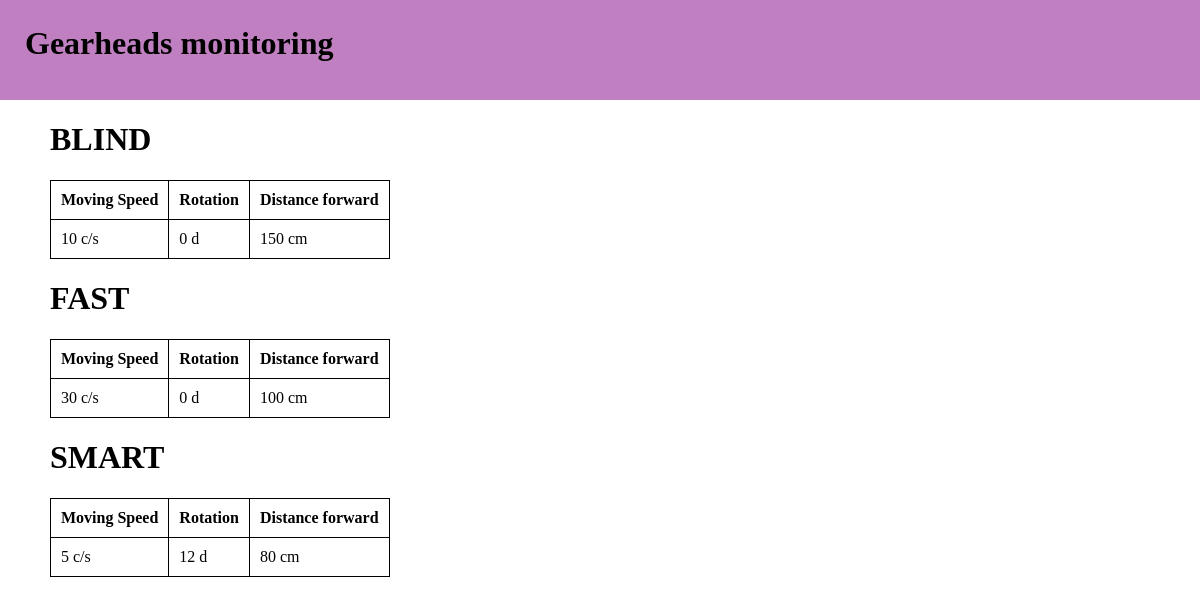
Before: / with the older database file.
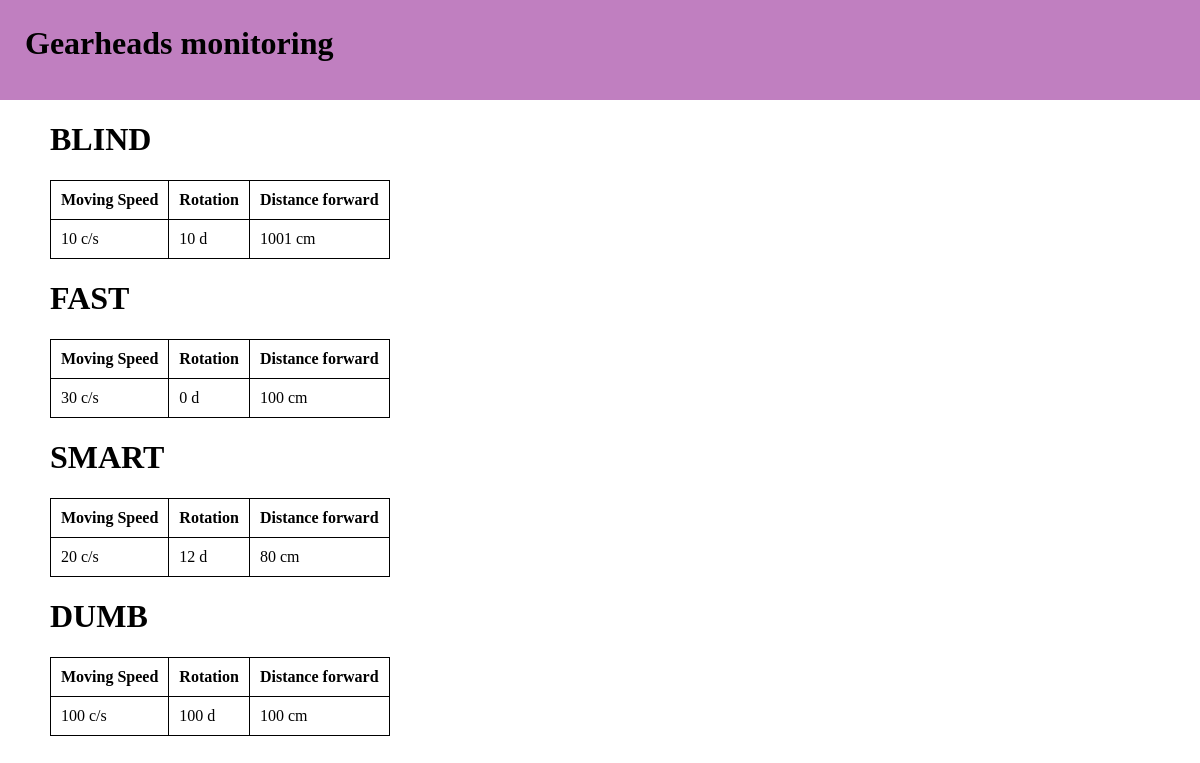
After: the same page with the newer database file.
### tables this page shows
CREATE TABLE robots (
id INTEGER PRIMARY KEY AUTOINCREMENT,
name TEXT NOT NULL,
speed NUMERICAL NOT NULL,
turn NUMERICAL NOT NULL,
fdistance NUMERICAL,
rdistance NUMERICAL,
ldistance NUMERICAL
);

### app.py (the view)
@app.route("/")
def index():
    conn = get_db()
    cursor = conn.cursor()
    cursor.execute("SELECT name, speed, turn, fdistance FROM robots")
    rows = cursor.fetchall()
    robots = [
        {
            "name": row["name"],
            "speed": row["speed"],
            "turn": row["turn"],
            "distance": row["fdistance"],
        }
        for row in rows
    ]
    conn.close()
    return render_template("index.html", robots=robots)

### app.py (called while the page is built)
def get_db():
    conn = sqlite3.connect(DB_NAME)
    conn.row_factory = sqlite3.Row
    return conn

### templates/index.html (shortened to what this page needs)
<!DOCTYPE html>
<html lang="en">
<head>
    <link rel="stylesheet" href="{{ url_for('static', filename='style.css') }}">
</head>
<body>
    <header>
        <div class="head-container">
            <h1>
                Gearheads monitoring
            </h1>
        </div>
    </header>
    <div class="main-container">
    {% for robot in robots %}
        <h1>{{ robot.name }}</h1>
        <table class="table_bot">
            <thead>
                <tr>
                    <th>Moving Speed</th>
                    <th>Rotation</th>
                    <th>Distance forward</th>
                </tr>
            </thead>
            <tbody>
                <tr>
                    <td>{{ robot.speed }} c/s</td>
                    <td>{{ robot.turn }} d</td>
                    <td>{{ robot.distance }} cm</td>
                </tr>
            </tbody>
        </table>
    {% endfor %}
</div>
</body>
</html>

### static/style.css (style rules this page uses)
html { margin: 0px; padding: 0px; }
body { margin: 0px; padding: 0px; }
header { margin: 0px; padding: 0px; }
.head-container { margin: 0px; padding: 0px; height: 100px; background-color: rgb(192, 127, 192); }
.head-container h1 { padding-top: 25px; padding-left: 25px; margin: 0px; }
.table-bot, th, td { padding: 10px; border: 1px solid; }
.table-bot, table { border-collapse: collapse; }
.main-container { padding-left: 50px; }

Changed rows visible on the page:
changed robots "BLIND": turn "0" → "10"; distance "150" → "1001"
changed robots "SMART": speed "5" → "20"
added robots: name "DUMB", speed "100", turn "100", distance "100"
